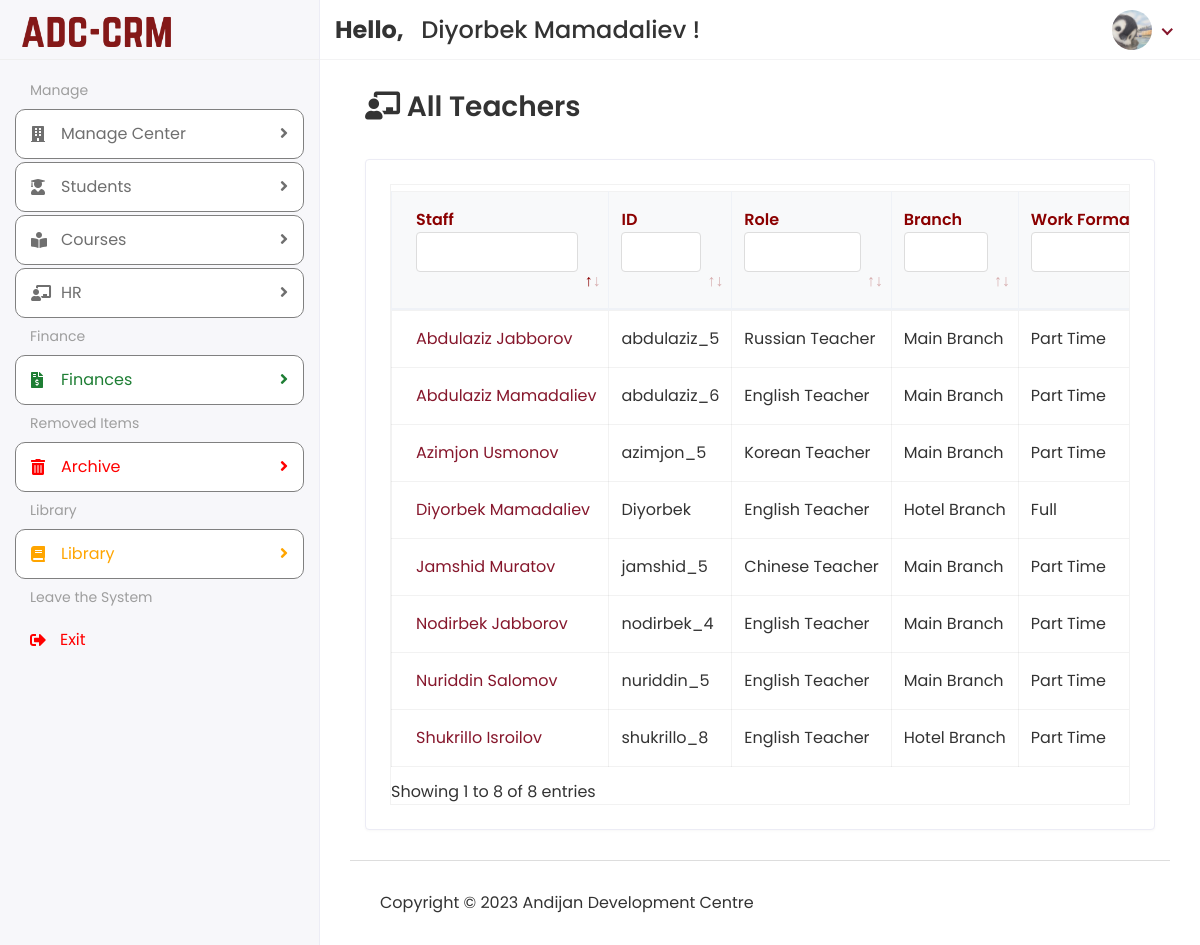
The app's page /Hod/Staff/Teacher (signed in) with its own data.
### app/models.py (models this page shows, shortened)
class customUser(AbstractUser):
    USER = (
        (1, 'HOD'),
        (3, 'STUDENT'),
    )
    user_type = models.CharField(choices=USER, max_length=50, default=1)
    profile_pic = models.ImageField(upload_to='media/profile_pic',blank=True, null=True)
    class Meta:
        verbose_name_plural = "All Users"

class Staff(models.Model):
    admin = models.OneToOneField(customUser, on_delete=models.CASCADE)
    department = models.CharField(max_length=50)
    role = models.CharField(max_length=100)
    fines = models.CharField(max_length=30, blank=True, null=True)
    bonus = models.CharField(max_length=30, blank=True, null=True)
    tax = models.CharField(max_length=30, blank=True, null=True)
    salary_type = models.CharField(max_length=30)
    branch = models.ForeignKey('Branch', on_delete=models.SET_NULL, blank=True, null=True)
    work_format = models.CharField(max_length=30)
    salary_amount = models.CharField(max_length=30)
    birth_date = models.DateTimeField(blank=True, null=True)
    status = models.CharField(max_length=20, blank=True, null=True)
    address = models.TextField(max_length=150, blank=True, null=True)
    mobile = models.CharField(max_length=20, blank=True, null=True)
    mobiletwo = models.CharField(max_length=20, blank=True, null=True)
    created_date = models.DateTimeField(auto_now_add=True)
    updated_date = models.DateTimeField(auto_now_add=True)
    class Meta:
        verbose_name_plural = "All Staff"

class Branch(models.Model):
    profile_pic = models.ImageField(upload_to='media/profile_pic', blank=True, null=True)
    name = models.CharField(max_length=100)
    address = models.CharField(max_length=255)
    phone_number = models.CharField(max_length=20)
    rooms = models.CharField(max_length=20, blank=True, null=True)
    class Meta:
        verbose_name_plural = "All Branches"

### ADC_school_project/Hod_Views.py (the view)
# urls.py: path('Hod/Staff/Teacher', Hod_Views.VIEW_TEACHER, name='view_teacher'),
@login_required(login_url='/')
def VIEW_TEACHER(request):
    staff = Staff.objects.filter(department='Teacher')
    context = {
        'staff': staff,
    }
    return render(request, 'Hod/view_teacher.html', context)

### templates/Hod/view_teacher.html (shortened to what this page needs)
{% extends 'base.html' %}
{% block content %}
    <div class="content container-fluid">
               <div class="page-header">
                  <div class="row align-items-center">
                     <div class="col">
                        <h3 class="page-title"><i class="fas fa-chalkboard-teacher"></i> All Teachers</h3>
                     </div>
                  </div>
               </div>
               <div class="row">
                  <div class="col-sm-12">
                     <div class="card card-table">
                        <div class="card-body">
                           <div class="table-responsive table-bordered table-hover">
                              <table class="data-table table">
                                    <thead class="thead-light">
                                        <tr>
                                            <th style="color: darkred">Staff</th>
                                            <th style="color: darkred">ID</th>
                                            <th style="color: darkred">Role</th>
                                            <th style="color: darkred">Branch</th>
                                            <th style="color: darkred">Work Format</th>
                                        </tr>
                                    </thead>
                                    <tbody>
                                        {% for i in staff %}
                                        <tr>
                                            <td>
                                                    <a href="{% url 'edit_staff' i.id %}">{{ i.admin.first_name }}&nbsp;{{ i.admin.last_name }}</a>
                                            </td>
                                            <td>{{ i.admin.username }}</td>
                                            <td>{{ i.role }}</td>
                                            <td>{{ i.branch.name }}</td>
                                            <td>{{ i.work_format }}</td>
                                        </tr>
                                        {% endfor %}
                                    </tbody>
                                </table>
                           </div>
                        </div>
                     </div>
                  </div>
               </div>
            </div>
{% endblock %}

### templates/includes/header.html (shortened to what this page needs)
{% load static %}
<div class="header">
            <div class="header-left">
               <a href="{% url 'hod_home' %}" class="logo">
               <img src="{% static 'assets/img/logo.png' %}" alt="Logo">
               </a>
            </div>
            <div class="top-nav-search mt-3">
                <h4>
                    <strong>
                        Hello,
                    </strong>&nbsp;<span>
                    {{ user.first_name }} {{ user.last_name }}
                </span>!</h4>
            </div>
            <ul class="nav user-menu">
               <li class="nav-item dropdown has-arrow">
                  <a href="#" class="dropdown-toggle nav-link" data-toggle="dropdown">
                      {% if user.profile_pic == "" %}
                          <span class="user-img"><img class="rounded-circle" src="{% static 'assets/img/noimg.png' %}" width="31" alt="Profile_Picture"></span>
                      {% else %}
                  <span class="user-img"><img class="rounded-circle" src="/{{ user.profile_pic }}" width="31" alt="Profile_Picture"></span>
                      {% endif %}
                  </a>
               </li>
            </ul>
         </div>

### static/assets/css/style.css (style rules this page uses)
html { height: 100%; }
body { background-color: #fff; color: #333; font-family: 'Poppins', sans-serif; font-size: 1rem; height: 100%; line-height: 1.5; overflow-x: hidden; }
h1, h2, h3, h4, h5, h6 { font-family: 'Poppins', sans-serif; margin-top: 0; }
a { color: #86172c; }
input, button, a { transition: all 0.4s ease; -moz-transition: all 0.4s ease; -o-transition: all 0.4s ease; -ms-transition: all 0.4s ease; -webkit-transition: all 0.4s ease; }
ul, ol { padding: 0px; list-style: none; }
.table { color: #333; max-width: 100%; margin-bottom: 0; width: 100%; }
.table.dataTable { border-collapse: collapse !important; border: 1px solid rgba(0, 0, 0, 0.05); }
.table thead tr th { font-weight: 600; }
.table tbody tr { border-bottom: 1px solid rgba(0, 0, 0, 0.05); }
.table-bordered { border: 1px solid rgba(0, 0, 0, 0.05) !important; }
.table-bordered th, .table-bordered td { border-color: rgba(0, 0, 0, 0.05); }
.card-table .card-body .table > thead > tr > th { border-top: 0; }
.card-table .card-body .table tr td:first-child, .card-table .card-body .table tr th:first-child { padding-left: 1.5rem; }
.card-table .table td, .card-table .table th { border-top: 1px solid #e2e5e8; padding: 1rem 0.75rem; white-space: nowrap; }
.table .thead-light th { color: #495057; background-color: #f8f9fa; border-color: #eff2f7; }
.table-responsive { display: block; width: 100%; overflow-x: auto; }
.card { border: 1px solid #ececf5; box-shadow: 0 1px 3px 0 rgba(0, 0, 0, 0.03); margin-bottom: 1.875rem; }
.card-body { padding: 1.5rem; }
.header { background-color: #fff; border-bottom: 1px solid #f3f3f4; left: 0; position: fixed; right: 0; top: 0; z-index: 1001; height: 60px; }
.header .header-left { float: left; height: 60px; padding: 0 20px; position: relative; width: 320px; z-index: 1; transition: all 0.2s ease-in-out; background-color: #f7f7fa; border-bottom: 1px solid #efefef; border-right: 1px solid #ececf5; display: flex; align-items: center; }
.header .header-left .logo { display: inline-block; line-height: 60px; }
.header .header-left .logo img { max-height: 40px; width: auto; }
.header .dropdown-toggle:after { display: none; }
.header .has-arrow .dropdown-toggle:after { border-top: 0; border-left: 0; border-bottom: 2px solid #86172c; border-right: 2px solid #86172c; content: ''; height: 8px; display: inline-block; pointer-events: none; -webkit-transform-origin: 66% 66%; -ms-transform-origin: 66% 66%; transform-origin: 66% 66%; -webkit-transform: rotate(45deg); -ms-transform: rotate(45deg); transform: rotate(45deg); -webkit-transition: all 0.15s ease-in-out; transition: all 0.15s ease-in-out; width: 8px; vertical-align: 0px; }
.user-menu { float: right; margin: 0; position: relative; z-index: 99; padding-right: 15px; }
.user-menu.nav > li > a { color: #a0a0a0; font-size: 14px; line-height: 58px; padding: 0 15px; height: 60px; }
.user-img { margin-right: 3px; position: relative; }
.top-nav-search { float: left; margin-left: 15px; }
.page-header { margin-bottom: 1.875rem; }
.page-title { font-size: 28px; font-weight: 600; color: #333; margin-bottom: 5px; }
th, td { white-space: nowrap; }

### templates/includes/header.html (style rules this page uses)
.user-img img { border-radius: 50%; width: 40px; height: 40px; object-fit: cover; }

### records on screen
customUser: first_name "Diyorbek", last_name "Mamadaliev", profile_pic (picture)
Staff: admin.first_name "Diyorbek", admin.last_name "Mamadaliev", admin.username "Diyorbek", role "English Teacher", branch.name "Hotel Branch", work_format "Full"
Staff: admin.first_name "Nodirbek", admin.last_name "Jabborov", admin.username "nodirbek_4", role "English Teacher", branch.name "Main Branch", work_format "Part Time"
Staff: admin.first_name "Azimjon", admin.last_name "Usmonov", admin.username "azimjon_5", role "Korean Teacher", branch.name "Main Branch", work_format "Part Time"
Staff: admin.first_name "Jamshid", admin.last_name "Muratov", admin.username "jamshid_5", role "Chinese Teacher", branch.name "Main Branch", work_format "Part Time"
Staff: admin.first_name "Abdulaziz", admin.last_name "Jabborov", admin.username "abdulaziz_5", role "Russian Teacher", branch.name "Main Branch", work_format "Part Time"
Staff: admin.first_name "Nuriddin", admin.last_name "Salomov", admin.username "nuriddin_5", role "English Teacher", branch.name "Main Branch", work_format "Part Time"
Staff: admin.first_name "Abdulaziz", admin.last_name "Mamadaliev", admin.username "abdulaziz_6", role "English Teacher", branch.name "Main Branch", work_format "Part Time"
Staff: admin.first_name "Shukrillo", admin.last_name "Isroilov", admin.username "shukrillo_8", role "English Teacher", branch.name "Hotel Branch", work_format "Part Time"
